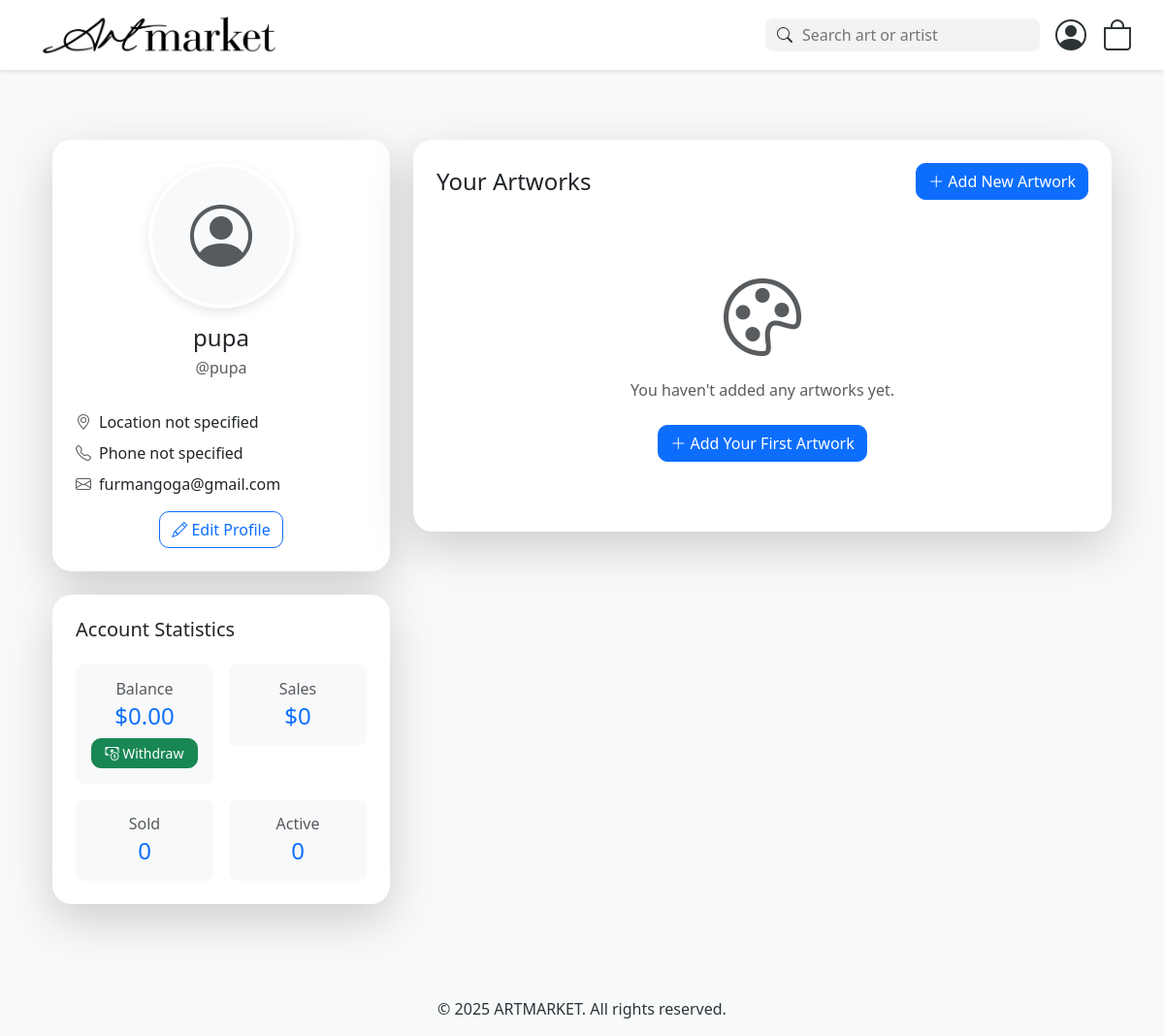
Screenshot of /en/profile/ (signed in) with the database file from the repository.
### marketplace/models.py (models this page shows, shortened)
class UserProfile(models.Model):
    user = models.OneToOneField(User, on_delete=models.CASCADE)
    balance = models.DecimalField(max_digits=10, decimal_places=2, default=0.00)
    bio = models.TextField(blank=True)
    profile_picture = models.ImageField(upload_to='profile_pics/', blank=True, null=True)
    phone = models.CharField(max_length=20, blank=True)
    location = models.CharField(max_length=100, blank=True)
    website = models.URLField(blank=True)
    instagram = models.CharField(max_length=100, blank=True)
    facebook = models.CharField(max_length=100, blank=True)
    twitter = models.CharField(max_length=100, blank=True)
    created_at = models.DateTimeField(default=timezone.now)

### marketplace/views.py (the view, shortened to what this page needs)
# urls.py: path('profile/', views.profile, name='profile'),
@login_required
def profile(request):
    profile, created = UserProfile.objects.get_or_create(user=request.user)
    artworks = Artwork.objects.filter(artist=request.user)
    artworks_sold = artworks.filter(is_sold=True).count()
    active_listings = artworks.filter(is_sold=False, is_approved=True).count()
    total_sales = Order.objects.filter(
        artwork__artist=request.user,
        status='completed'
    ).aggregate(Sum('total_price'))['total_price__sum'] or 0
    withdrawals = WithdrawalRequest.objects.filter(user=request.user).order_by('-created_at')
    return render(request, get_template_name('marketplace/profile.html', request), {
        'profile': profile,
        'artworks': artworks,
        'artworks_sold': artworks_sold,
        'active_listings': active_listings,
        'total_sales': total_sales,
        'withdrawals': withdrawals,
    })

### marketplace/context_processors.py (called while the page is built)
def cart_count(request):
    if request.user.is_authenticated:
        return {'cart_count': Cart.objects.filter(user=request.user).count()}
    return {'cart_count': 0}

### marketplace/views.py (called while the page is built)
def get_template_name(template_name, request):
    return template_name

### templates/marketplace/profile.html (shortened to what this page needs)
{% extends 'base.html' %}
{% load crispy_forms_tags %}
{% block content %}
<div class="container py-5">
    <div class="row">
        <div class="col-md-4">
            <div class="card shadow-lg border-0 mb-4" style="border-radius: 20px;">
                <div class="card-body text-center p-4">
                    <div class="position-relative d-inline-block mb-3">
                        <label for="profile-picture-input" class="cursor-pointer">
                            {% if profile.profile_picture %}
                                <img src="{{ profile.profile_picture.url }}" class="rounded-circle profile-picture" alt="Profile Picture"
                                     style="width: 150px; height: 150px; object-fit: cover; border: 4px solid #fff; box-shadow: 0 4px 12px rgba(0,0,0,0.1);">
                            {% else %}
                                <div class="rounded-circle bg-light d-flex align-items-center justify-content-center profile-picture"
                                     style="width: 150px; height: 150px; border: 4px solid #fff; box-shadow: 0 4px 12px rgba(0,0,0,0.1);">
                                    <i class="bi bi-person-circle text-muted" style="font-size: 4rem;"></i>
                                </div>
                            {% endif %}
                        </label>
                    </div>
                    <h2 class="h4 mb-1">{{ user.get_full_name|default:user.username }}</h2>
                    <p class="text-muted mb-3">@{{ user.username }}</p>
                    <div class="text-start">
                        <div class="d-flex align-items-center mb-2">
                            <i class="bi bi-geo-alt text-muted me-2"></i>
                            <span>{{ profile.location|default:"Location not specified" }}</span>
                        </div>
                        <div class="d-flex align-items-center mb-2">
                            <i class="bi bi-telephone text-muted me-2"></i>
                            <span>{{ profile.phone|default:"Phone not specified" }}</span>
                        </div>
                        <div class="d-flex align-items-center">
                            <i class="bi bi-envelope text-muted me-2"></i>
                            <span>{{ user.email }}</span>
                        </div>
                    </div>
                    <button class="btn btn-outline-primary mt-3" data-bs-toggle="modal" data-bs-target="#editProfileModal">
                        <i class="bi bi-pencil"></i> Edit Profile
                    </button>
                </div>
            </div>
            <div class="card shadow-lg border-0 mb-4" style="border-radius: 20px;">
                <div class="card-body p-4">
                    <h3 class="h5 mb-4">Account Statistics</h3>
                    <div class="row g-3">
                        <div class="col-6">
                            <div class="p-3 bg-light rounded-3 text-center">
                                <h4 class="h6 text-muted mb-1">Balance</h4>
                                <p class="h4 mb-0 text-primary">${{ profile.balance }}</p>
                                <button class="btn btn-success btn-sm mt-2 w-100" data-bs-toggle="modal" data-bs-target="#withdrawModal">
                                    <i class="bi bi-cash-coin"></i> Withdraw
                                </button>
                            </div>
                        </div>
                        <div class="col-6">
                            <div class="p-3 bg-light rounded-3 text-center">
                                <h4 class="h6 text-muted mb-1">Sales</h4>
                                <p class="h4 mb-0 text-primary">${{ total_sales|default:"0" }}</p>
                            </div>
                        </div>
                        <div class="col-6">
                            <div class="p-3 bg-light rounded-3 text-center">
                                <h4 class="h6 text-muted mb-1">Sold</h4>
                                <p class="h4 mb-0 text-primary">{{ artworks_sold|default:"0" }}</p>
                            </div>
                        </div>
                        <div class="col-6">
                            <div class="p-3 bg-light rounded-3 text-center">
                                <h4 class="h6 text-muted mb-1">Active</h4>
                                <p class="h4 mb-0 text-primary">{{ active_listings|default:"0" }}</p>
                            </div>
                        </div>
                    </div>
                </div>
            </div>
        </div>
        <div class="col-md-8">
            <div class="card shadow-lg border-0" style="border-radius: 20px;">
                <div class="card-body p-4">
                    <div class="d-flex justify-content-between align-items-center mb-4">
                        <h3 class="h4 mb-0">Your Artworks</h3>
                        <a href="{% url 'create_artwork' %}" class="btn btn-primary">
                            <i class="bi bi-plus-lg"></i> Add New Artwork
                        </a>
                    </div>
                    {% if artworks %}
                        <div class="row g-4">
                            {% for artwork in artworks %}
                                <div class="col-md-6">
                                    <div class="card h-100 border-0 shadow-sm" style="border-radius: 15px;">
                                        {% if artwork.image %}
                                            <img src="{{ artwork.image.url }}" class="card-img-top" alt="{{ artwork.title }}"
                                                 style="height: 200px; object-fit: cover; border-radius: 15px 15px 0 0;">
                                        {% else %}
                                            <div class="card-img-top bg-light d-flex align-items-center justify-content-center"
                                                 style="height: 200px; border-radius: 15px 15px 0 0;">
                                                <i class="bi bi-image text-muted" style="font-size: 3rem;"></i>
                                            </div>
                                        {% endif %}
                                        <div class="card-body">
                                            <h5 class="card-title">{{ artwork.title }}</h5>
                                            <p class="card-text text-muted small">{{ artwork.description|truncatewords:15 }}</p>
                                            <div class="d-flex justify-content-between align-items-center mb-2">
                                                <span class="h5 mb-0">${{ artwork.price }}</span>
                                                <span class="badge
                                                    {% if artwork.is_sold %}bg-secondary
                                                    {% elif artwork.is_approved %}bg-success
                                                    {% else %}bg-warning{% endif %}">
                                                    {% if artwork.is_sold %}Sold
                                                    {% elif artwork.is_approved %}Approved
                                                    {% else %}Pending{% endif %}
                                                </span>
                                            </div>
                                            <div class="d-flex gap-2">
                                                <a href="{% url 'artwork_detail' artwork.id %}" class="btn btn-outline-primary btn-sm flex-grow-1">
                                                    <i class="bi bi-eye"></i> View
                                                </a>
                                                {% if not artwork.is_sold %}
                                                    <form method="post" action="{% url 'delete_artwork' artwork.id %}" class="d-inline flex-grow-1"
                                                          onsubmit="return confirm('Are you sure you want to delete this artwork?');">
                                                        {% csrf_token %}
                                                        <button type="submit" class="btn btn-outline-danger btn-sm w-100">
                                                            <i class="bi bi-trash"></i> Delete
                                                        </button>
                                                    </form>
                                                {% endif %}
                                            </div>
                                        </div>
                                    </div>
                                </div>
                            {% endfor %}
                        </div>
                    {% else %}
                        <div class="text-center py-5">
                            <i class="bi bi-palette display-1 text-muted"></i>
                            <p class="mt-3 text-muted">You haven't added any artworks yet.</p>
                            <a href="{% url 'create_artwork' %}" class="btn btn-primary mt-2">
                                <i class="bi bi-plus-lg"></i> Add Your First Artwork
                            </a>
                        </div>
                    {% endif %}
                </div>
            </div>
        </div>
    </div>
</div>
{% endblock %}

### templates/base.html (style rules this page uses)
:root { --primary-color: #6c5ce7; --secondary-color: #a29bfe; --background-color: #f8f9fa; --text-color: #2d3436; }
body { background-color: var(--background-color); color: var(--text-color); font-family: 'Segoe UI', Tahoma, Geneva, Verdana, sans-serif; }

### templates/marketplace/profile.html (style rules this page uses)
.card { transition: transform 0.2s; }
.btn { border-radius: 10px; }
.cursor-pointer { cursor: pointer; }
.profile-picture { transition: filter 0.2s; }

### rows the page displays
UserProfile: location "Location not specified", phone "Phone not specified", balance "0.00"

### other values shown
{{ user.get_full_name|default:user.username }} "pupa"
{{ user.username }} "pupa"
{{ user.email }} "furmangoga@gmail.com"
{{ total_sales|default:"0" }} "0"
{{ artworks_sold|default:"0" }} "0"
{{ active_listings|default:"0" }} "0"
